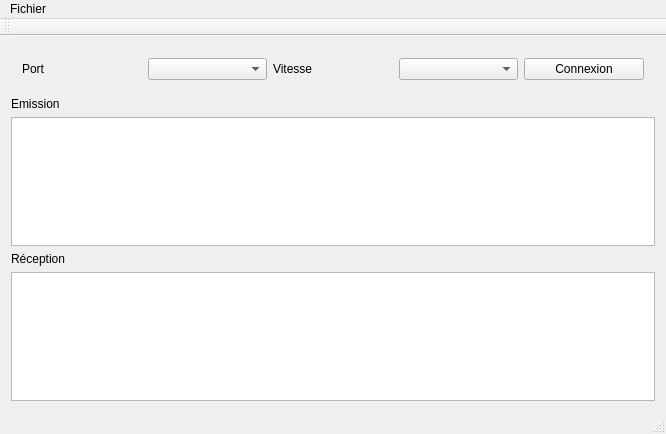
<?xml version="1.0" encoding="UTF-8"?>
<ui version="4.0">
 <class>MainWindow</class>
 <widget class="QMainWindow" name="MainWindow">
  <property name="geometry">
   <rect>
    <x>0</x>
    <y>0</y>
    <width>666</width>
    <height>434</height>
   </rect>
  </property>
  <property name="windowTitle">
   <string>Buzzer</string>
  </property>
  <property name="windowIcon">
   <iconset resource="../ressources.qrc">
    <normaloff>:/img/ressources/Question.png</normaloff>:/img/ressources/Question.png</iconset>
  </property>
  <widget class="QWidget" name="centralWidget">
   <layout class="QVBoxLayout" name="verticalLayout">
    <item>
     <widget class="QWidget" name="widget" native="true">
      <layout class="QHBoxLayout" name="horizontalLayout">
       <item>
        <widget class="QLabel" name="label_2">
         <property name="minimumSize">
          <size>
           <width>116</width>
           <height>20</height>
          </size>
         </property>
         <property name="text">
          <string>Port</string>
         </property>
        </widget>
       </item>
       <item>
        <widget class="QComboBox" name="comboPort">
         <property name="maximumSize">
          <size>
           <width>121</width>
           <height>26</height>
          </size>
         </property>
        </widget>
       </item>
       <item>
        <widget class="QLabel" name="label_3">
         <property name="minimumSize">
          <size>
           <width>116</width>
           <height>0</height>
          </size>
         </property>
         <property name="text">
          <string>Vitesse</string>
         </property>
        </widget>
       </item>
       <item>
        <widget class="QComboBox" name="comboVitesse"/>
       </item>
       <item>
        <widget class="QPushButton" name="ButtonConnexion">
         <property name="text">
          <string>Connexion</string>
         </property>
        </widget>
       </item>
      </layout>
     </widget>
    </item>
    <item>
     <widget class="QLabel" name="label">
      <property name="text">
       <string>Emission</string>
      </property>
     </widget>
    </item>
    <item>
     <widget class="QTextEdit" name="boxEmission"/>
    </item>
    <item>
     <widget class="QLabel" name="label_4">
      <property name="text">
       <string>Réception</string>
      </property>
     </widget>
    </item>
    <item>
     <widget class="QTextEdit" name="boxReception"/>
    </item>
   </layout>
  </widget>
  <widget class="QMenuBar" name="menuBar">
   <property name="geometry">
    <rect>
     <x>0</x>
     <y>0</y>
     <width>666</width>
     <height>22</height>
    </rect>
   </property>
   <widget class="QMenu" name="menuFichier">
    <property name="title">
     <string>Fichier</string>
    </property>
    <addaction name="actionQuitter"/>
   </widget>
   <addaction name="menuFichier"/>
  </widget>
  <widget class="QToolBar" name="mainToolBar">
   <attribute name="toolBarArea">
    <enum>TopToolBarArea</enum>
   </attribute>
   <attribute name="toolBarBreak">
    <bool>false</bool>
   </attribute>
  </widget>
  <widget class="QStatusBar" name="statusBar"/>
  <action name="actionQuitter">
   <property name="icon">
    <iconset resource="../ressources.qrc">
     <normaloff>:/img/ressources/exit.png</normaloff>:/img/ressources/exit.png</iconset>
   </property>
   <property name="text">
    <string>&amp;Quitter</string>
   </property>
   <property name="shortcut">
    <string>Ctrl+Q</string>
   </property>
  </action>
 </widget>
 <layoutdefault spacing="6" margin="11"/>
 <tabstops>
  <tabstop>comboPort</tabstop>
  <tabstop>comboVitesse</tabstop>
  <tabstop>ButtonConnexion</tabstop>
  <tabstop>boxEmission</tabstop>
  <tabstop>boxReception</tabstop>
 </tabstops>
 <resources>
  <include location="../ressources.qrc"/>
 </resources>
 <connections/>
</ui>
